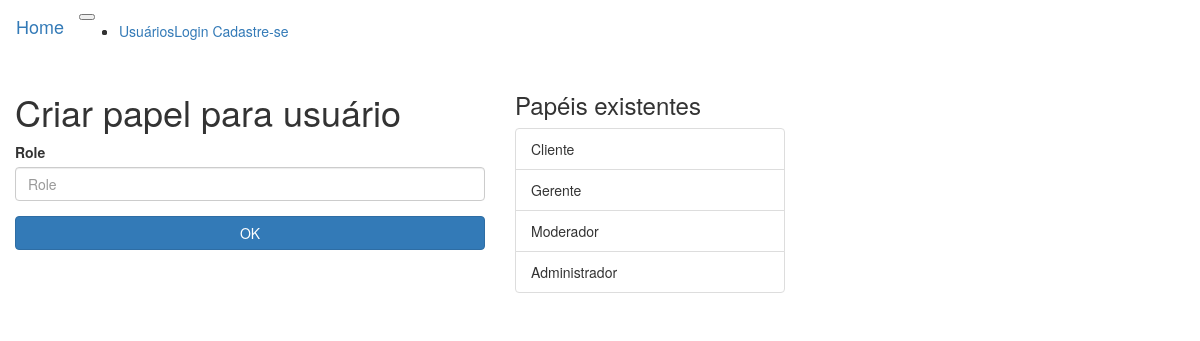
The app's page /create_role, older data.
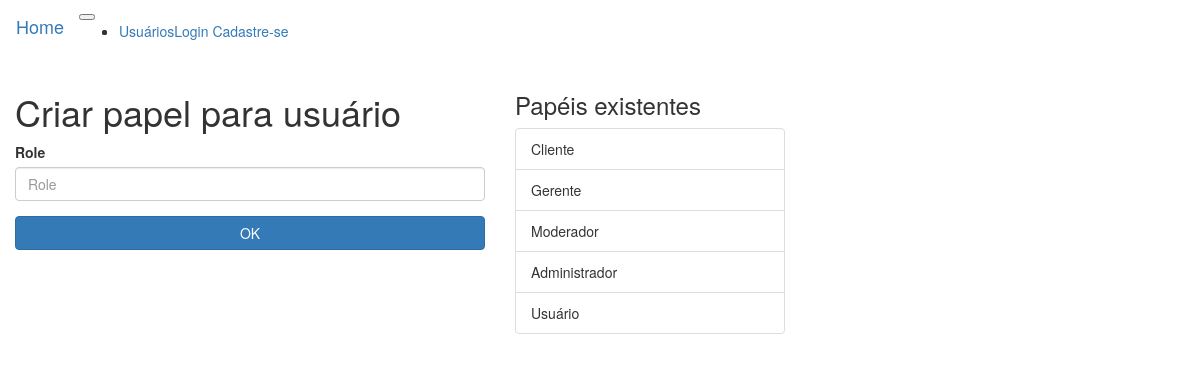
The same page, newer data.
### app/models.py (models this page shows, shortened)
class Role(db.Model):
    __tablename__ = 'roles'
    id = db.Column(db.Integer, primary_key=True)
    name = db.Column(db.String(64), unique=True)
    users = db.relationship('User', backref='role')

### app/main/views.py (the view, shortened to what this page needs)
@main.route('/create_role', methods=["GET", "POST"])
def create_role():
    roles = Role.query.all()
    form = RoleForm()
    return render_template('create_role.html', form=form, roles=roles)

### app/main/forms.py
class RoleForm(FlaskForm):
    role_name = StringField('Role', validators=[ DataRequired() ])
    submit = SubmitField('OK')

### app/templates/create_role.html (shortened to what this page needs)
{% extends 'base.html' %}
{% import "bootstrap/wtf.html" as wtf %}
{% block content %}
    <div class="container-fluid">
        <div class="row justify-content-center my-4">
            <div class="col-sm-9 col-md-8 col-xs-5 col-lg-5 mx-4">
                <h1 class="my-4">Criar papel para usuário</h1>
                <form method="POST" role="form">
                    {{ wtf.form_field(form.role_name, class='form-control', placeholder=form
                    .role_name.label.text) }}
                    {{ wtf.form_field(form.submit, class='btn btn-block btn-primary') }}
                </form>
            </div>
            <div class="col-sm-3 col-md-4 col-xs-3 col-lg-3 mt-4">
                <h3>Papéis existentes</h3>
                <ul class="list-group my-4">
                    {% for role in roles %}
                        <li class="list-group-item">
                            {{ role.name }}
                        </li>
                    {% endfor %}
                </ul>
            </div>
        </div>
    </div>
{% endblock %}

### app/templates/base.html (shortened to what this page needs)
{% extends "bootstrap/base.html" %}
{% block navbar %}
    <nav class="navbar navbar-expand-lg navbar-light bg-light">
        <a class="navbar-brand" href="/">Home</a>
        <button class="navbar-toggler" type="button" data-toggle="collapse" data-target="#navbarSupportedContent" aria-controls="navbarSupportedContent" aria-expanded="false" aria-label="Toggle navigation">
        </button>
        <div class="collapse navbar-collapse" id="navbarSupportedContent">
            <ul class="navbar-nav mr-auto">
                <li class="nav-item">
                    <a class="nav-link" href="/users">Usuários</a>
                </li>
            </ul>
            {% if current_user.is_authenticated %}
                <div class="dropdown">
                    <a class="dropdown-toggle" href="#" role="button"
                     id="link" data-toggle="dropdown" aria-haspopup="true"
                     aria-expanded="false">
                        <ion-icon name="person" class="mr-2"></ion-icon>{{ current_user.username }}
                    </a>
                    <div class="dropdown-menu" aria-labelledby="link">
                        <a class="dropdown-item" href="/logout">Logout</a>
                    </div>
                </div>
            {% else %}
                <a class="nav-link text-dark" href="/login">Login</a>
                <a class="nav-link text-dark" href="/register">Cadastre-se</a>
            {% endif %}
        </div>
    </nav>
{% endblock %}

Row changes from the older to the newer data that the page shows:
added Role: name "Usuário"
